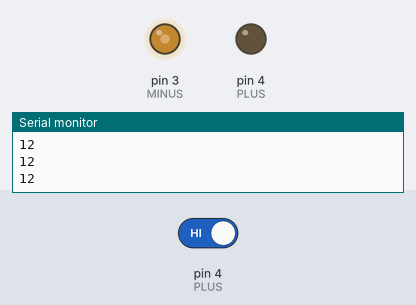
This sketch was run on a simulated Arduino Uno, built with avr-gcc and run on an emulated ATmega328P. Shown: output pins drawn as LEDs (lit = HIGH), the last lines printed to the serial monitor. The inputs (shaded band) are chosen by the test bench; at power-on: pin 4 (PLUS) HIGH.

Above: at 0.48 s.
1.3 s: pin 4 (PLUS) driven LOW
At 2.5 s:
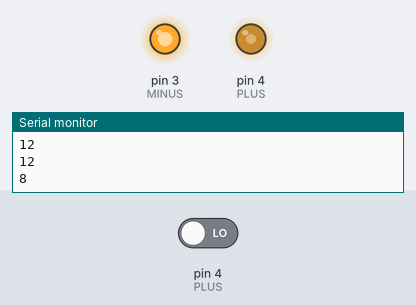
2.8 s: pin 4 (PLUS) driven HIGH
At 2.95 s:
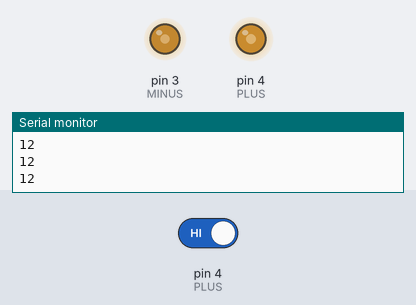
5.8 s: pin 4 (PLUS) driven LOW
Timing chart, 0 to 8.8 s (numbered marks = the images above; inputs shaded):
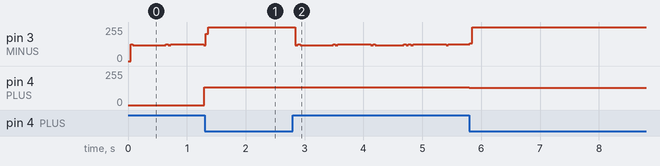

Measured:
- after the input at 2.8 s, pin 4 (PLUS): 134/255 → 131/255 after 3.0 s

The sketch:

_03_SenseAndLight.ino
```cpp
// (licence header left out)
// LED Connections
#define PLUS 4
#define MINUS 3

void setup() {
  Serial.begin(250000);       // Initialize serial communication

  pinMode(MINUS, OUTPUT);     // Set MINUS pin to output
  pinMode(PLUS, OUTPUT);      // Set PLUS pin to output
}

void loop() {
  unsigned long time;

  digitalWrite(MINUS, HIGH);  // Reverse bias LED
  digitalWrite(PLUS, LOW);

  delay(1);                   // wait a ms to charge capacitance

  time = micros();            // Grab the current time

  pinMode(PLUS, INPUT);       // Let go of LED and allow it to discharge

  while (!digitalRead(PLUS)); // wait for PLUS to go HIGH

  time = micros() - time;     // How long has it been?

  pinMode(PLUS, OUTPUT);      // Turn on LED
  digitalWrite(MINUS, LOW);
  digitalWrite(PLUS, HIGH);

  delay(1);

  Serial.println(time);       // Output the elapsed time
}
```
